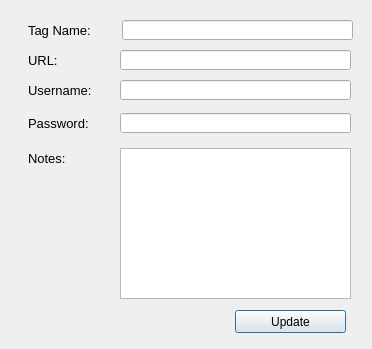
<?xml version="1.0" encoding="UTF-8"?>
<ui version="4.0">
 <class>EditTagDialog</class>
 <widget class="QDialog" name="EditTagDialog">
  <property name="geometry">
   <rect>
    <x>0</x>
    <y>0</y>
    <width>372</width>
    <height>349</height>
   </rect>
  </property>
  <property name="windowTitle">
   <string>Edit Details</string>
  </property>
  <widget class="QLineEdit" name="tagEdit">
   <property name="geometry">
    <rect>
     <x>122</x>
     <y>20</y>
     <width>231</width>
     <height>20</height>
    </rect>
   </property>
   <property name="font">
    <font>
     <pointsize>10</pointsize>
    </font>
   </property>
  </widget>
  <widget class="QLabel" name="label">
   <property name="geometry">
    <rect>
     <x>28</x>
     <y>20</y>
     <width>81</width>
     <height>21</height>
    </rect>
   </property>
   <property name="font">
    <font>
     <pointsize>10</pointsize>
    </font>
   </property>
   <property name="text">
    <string>Tag Name:</string>
   </property>
  </widget>
  <widget class="QLineEdit" name="urlEdit">
   <property name="geometry">
    <rect>
     <x>120</x>
     <y>50</y>
     <width>231</width>
     <height>20</height>
    </rect>
   </property>
   <property name="font">
    <font>
     <pointsize>10</pointsize>
    </font>
   </property>
  </widget>
  <widget class="QLabel" name="label_2">
   <property name="geometry">
    <rect>
     <x>28</x>
     <y>50</y>
     <width>81</width>
     <height>21</height>
    </rect>
   </property>
   <property name="font">
    <font>
     <pointsize>10</pointsize>
    </font>
   </property>
   <property name="text">
    <string>URL:</string>
   </property>
  </widget>
  <widget class="QLineEdit" name="usernameEdit">
   <property name="geometry">
    <rect>
     <x>120</x>
     <y>80</y>
     <width>231</width>
     <height>20</height>
    </rect>
   </property>
   <property name="font">
    <font>
     <pointsize>10</pointsize>
    </font>
   </property>
  </widget>
  <widget class="QLabel" name="label_3">
   <property name="geometry">
    <rect>
     <x>28</x>
     <y>80</y>
     <width>81</width>
     <height>21</height>
    </rect>
   </property>
   <property name="font">
    <font>
     <pointsize>10</pointsize>
    </font>
   </property>
   <property name="text">
    <string>Username:</string>
   </property>
  </widget>
  <widget class="QLineEdit" name="passwordEdit">
   <property name="geometry">
    <rect>
     <x>120</x>
     <y>113</y>
     <width>231</width>
     <height>20</height>
    </rect>
   </property>
   <property name="font">
    <font>
     <pointsize>10</pointsize>
    </font>
   </property>
   <property name="echoMode">
    <enum>QLineEdit::Password</enum>
   </property>
  </widget>
  <widget class="QLabel" name="label_4">
   <property name="geometry">
    <rect>
     <x>28</x>
     <y>113</y>
     <width>81</width>
     <height>21</height>
    </rect>
   </property>
   <property name="font">
    <font>
     <pointsize>10</pointsize>
    </font>
   </property>
   <property name="text">
    <string>Password:</string>
   </property>
  </widget>
  <widget class="QLabel" name="label_5">
   <property name="geometry">
    <rect>
     <x>28</x>
     <y>148</y>
     <width>81</width>
     <height>21</height>
    </rect>
   </property>
   <property name="font">
    <font>
     <pointsize>10</pointsize>
    </font>
   </property>
   <property name="text">
    <string>Notes:</string>
   </property>
  </widget>
  <widget class="QTextEdit" name="notesEdit">
   <property name="geometry">
    <rect>
     <x>120</x>
     <y>148</y>
     <width>231</width>
     <height>151</height>
    </rect>
   </property>
   <property name="font">
    <font>
     <pointsize>10</pointsize>
    </font>
   </property>
  </widget>
  <widget class="QPushButton" name="pushButton">
   <property name="geometry">
    <rect>
     <x>235</x>
     <y>310</y>
     <width>111</width>
     <height>23</height>
    </rect>
   </property>
   <property name="text">
    <string>Update</string>
   </property>
  </widget>
 </widget>
 <resources/>
 <connections/>
</ui>
